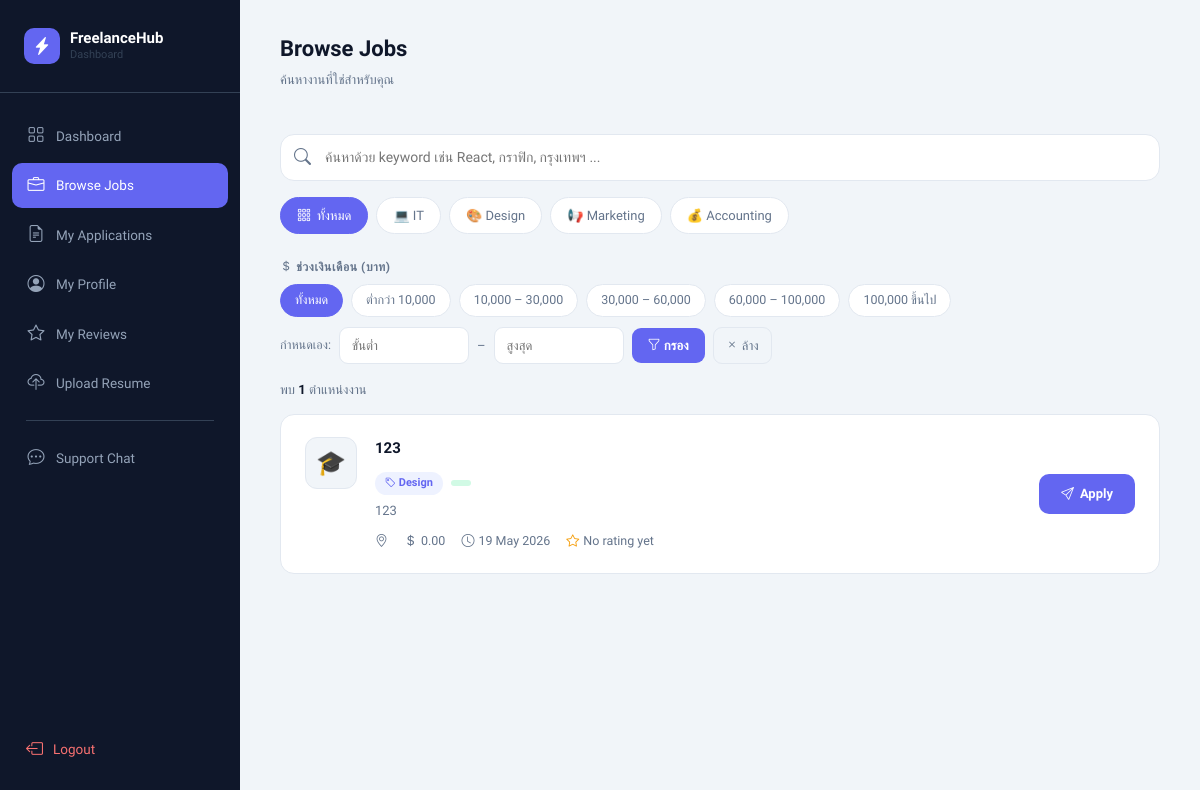
Page /browse_jobs.php (signed in) on the earlier database version.
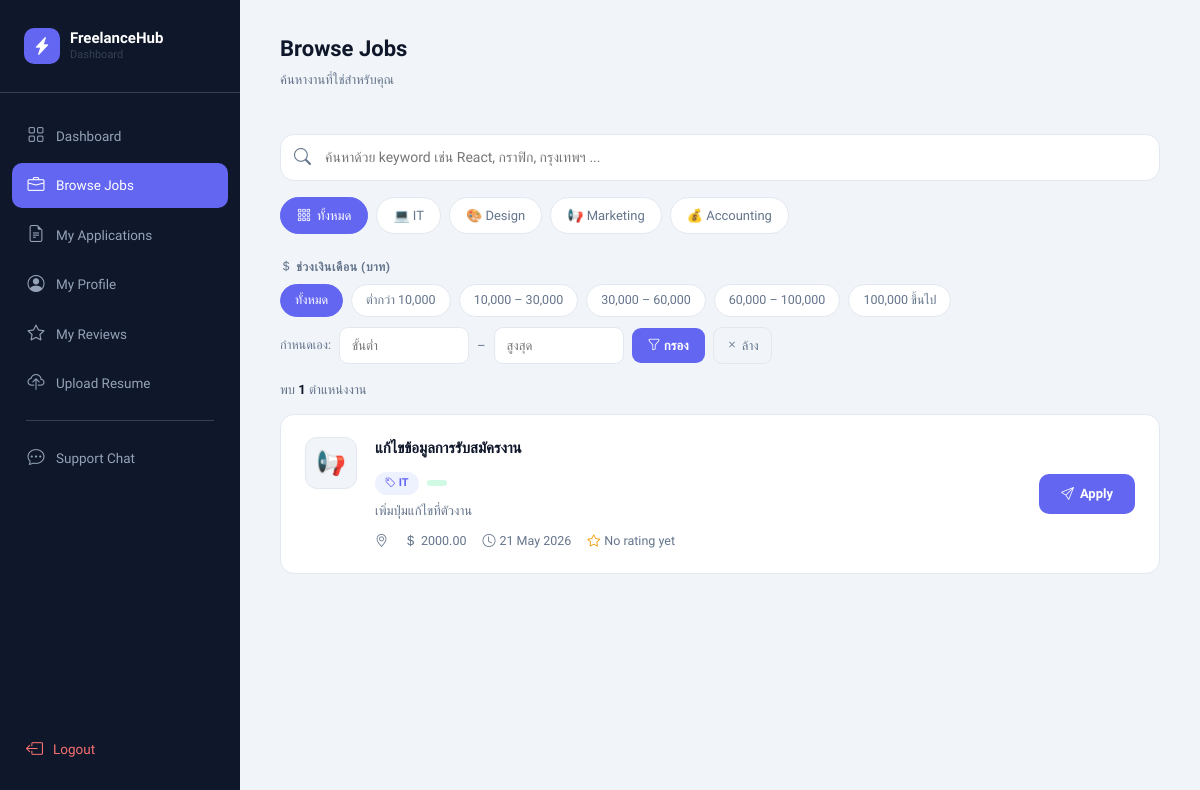
Same page on the later database version.
### tables this page shows
CREATE TABLE `categories` (
  `category_id` int(11) NOT NULL,
  `name` varchar(100) DEFAULT NULL,
  `icon` varchar(10) DEFAULT '?',
  `description` text DEFAULT NULL,
  `created_at` timestamp NOT NULL DEFAULT current_timestamp()
);

CREATE TABLE `job` (
  `job_id` int(11) NOT NULL,
  `employer_id` int(11) NOT NULL,
  `title` varchar(255) NOT NULL,
  `description` text NOT NULL,
  `location` varchar(255) NOT NULL,
  `salary` decimal(10,2) DEFAULT 0.00,
  `latitude` double DEFAULT NULL,
  `longitude` double DEFAULT NULL,
  `deadline` datetime DEFAULT NULL,
  `status` enum('open','in_progress','completed','closed') DEFAULT 'open',
  `admin_status` enum('pending','approved','rejected') DEFAULT 'pending',
  `created_at` timestamp NOT NULL DEFAULT current_timestamp(),
  `category` varchar(100) DEFAULT NULL,
  `updated_at` timestamp NULL DEFAULT NULL
);

### browse_jobs.php (the view, shortened to what the changed rows need)
<?php
include "config.php";
$browse_cats = [];
$cat_check = mysqli_query($conn,"SHOW TABLES LIKE 'categories'");
if($cat_check && mysqli_num_rows($cat_check) > 0){
    $cat_res = mysqli_query($conn,"SELECT * FROM categories ORDER BY category_id ASC");
    while($c = mysqli_fetch_assoc($cat_res)) $browse_cats[] = $c;
}
mysqli_query($conn,"
    UPDATE job SET status='closed'
    WHERE deadline IS NOT NULL
    AND deadline != ''
    AND deadline < CURDATE()
    AND status NOT IN ('closed','completed')
");
$query = "
    SELECT *
    FROM job
    WHERE admin_status='approved'
    AND status!='closed'
    ORDER BY created_at DESC
";
$result = mysqli_query($conn, $query);
?>
<!DOCTYPE html>
<html lang="th">
<head>
<link href="https://cdn.jsdelivr.net/npm/bootstrap@5.3.0/dist/css/bootstrap.min.css" rel="stylesheet">
<link href="https://cdn.jsdelivr.net/npm/bootstrap-icons@1.11.0/font/bootstrap-icons.css" rel="stylesheet">
</head>
<body>
<main class="main">
  <div class="topbar">
    <div>
      <h2>Browse Jobs</h2>
    </div>
  </div>
  <div class="category-bar" id="cat-bar">
    <button class="cat-pill active" data-cat="" onclick="setCategory(this)">
      <i class="bi bi-grid-3x3-gap"></i> ทั้งหมด
    </button>
    <?php foreach($browse_cats as $bc): ?>
    <button class="cat-pill" data-cat="<?php echo htmlspecialchars($bc['name']); ?>" onclick="setCategory(this)">
      <?php echo $bc['icon'].' '.htmlspecialchars($bc['name']); ?>
    </button>
    <?php endforeach; ?>
  </div>
  <div id="job-list">
  <?php
  $icons = ['💼','🖥️','📐','📊','🚀','🎨','⚙️','📱','✍️','📢','🎓','💰'];
  while($row = mysqli_fetch_assoc($result)):
      $employer_id  = $row['employer_id'];
      $rating_query = mysqli_query($conn,"
          SELECT AVG(rating) AS avg_rating, COUNT(*) AS total_reviews
          FROM employer_review
          WHERE employer_id='$employer_id'
      ");
      $rating_data  = mysqli_fetch_assoc($rating_query);
      $avg_rating   = round($rating_data['avg_rating'], 1);
      $total_reviews= $rating_data['total_reviews'];
      $icon = $icons[crc32($row['title']) % count($icons)];
      $cat = isset($row['category']) ? htmlspecialchars($row['category']) : '';
      $stars = '';
      $salary_num = 0;
      if(!empty($row['salary'])){
          preg_match('/[\d,]+/', str_replace(',','',$row['salary']), $m);
          $salary_num = isset($m[0]) ? intval($m[0]) : 0;
      }
  ?>
  <div class="job-card"
       data-title="<?php echo strtolower(htmlspecialchars($row['title'])); ?>"
       data-location="<?php echo strtolower(htmlspecialchars($row['location'])); ?>"
       data-desc="<?php echo strtolower(htmlspecialchars(strip_tags($row['description']))); ?>"
       data-cat="<?php echo $cat; ?>"
       data-salary="<?php echo $salary_num; ?>">
    <div class="job-logo"><?php echo $icon; ?></div>
    <div class="job-body">
      <div class="job-top">
        <div>
          <div class="job-title"><?php echo htmlspecialchars($row['title']); ?></div>
          <?php if($cat): ?>
          <span class="tag tag-cat"><i class="bi bi-tag"></i> <?php echo $cat; ?></span>
          <?php endif; ?>
          <span class="tag tag-status"><?php echo htmlspecialchars($row['status']); ?></span>
        </div>
      </div>
      <p class="job-desc"><?php echo htmlspecialchars($row['description']); ?></p>
      <div class="job-meta">
        <span><i class="bi bi-geo-alt"></i><?php echo htmlspecialchars($row['location']); ?></span>
        <span><i class="bi bi-currency-dollar"></i><?php echo htmlspecialchars($row['salary']); ?></span>
        <?php if(!empty($row['created_at'])): ?>
        <span><i class="bi bi-clock"></i><?php echo date('d M Y', strtotime($row['created_at'])); ?></span>
        <?php endif; ?>
        <span>
          <?php if($avg_rating > 0): ?>
            <span class="stars"><?php echo $stars; ?></span>
            <?php echo $avg_rating; ?> (<?php echo $total_reviews; ?> reviews)
          <?php else: ?>
            <i class="bi bi-star" style="color:var(--yellow)"></i> No rating yet
          <?php endif; ?>
        </span>
      </div>
    </div>
    <a href="apply_job.php?job_id=<?php echo (int)$row['job_id']; ?>" class="btn-apply">
      <i class="bi bi-send"></i> Apply
    </a>
  </div>
  <?php endwhile; ?>
  </div>
</main>
</body>
</html>

Differences in the rows shown:
removed job: title "🎓", title "123", category "Design", description "123", salary "0.00", created_at "19 May 2026"
added job: title "📢", title "แก้ไขข้อมูลการรับสมัครงาน", category "IT", description "เพิ่มปุ่มแก้ไขที่ตัวงาน", salary "2000.00", created_at "21 May 2026"
